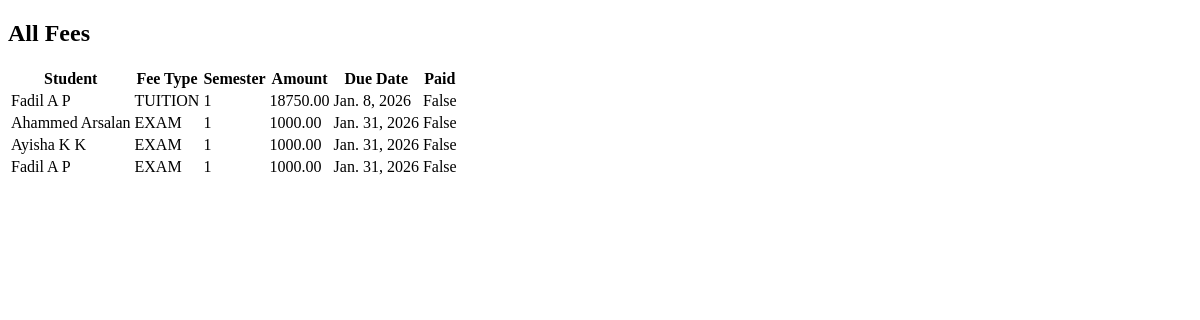
Page /fees/list/ on the earlier database version.
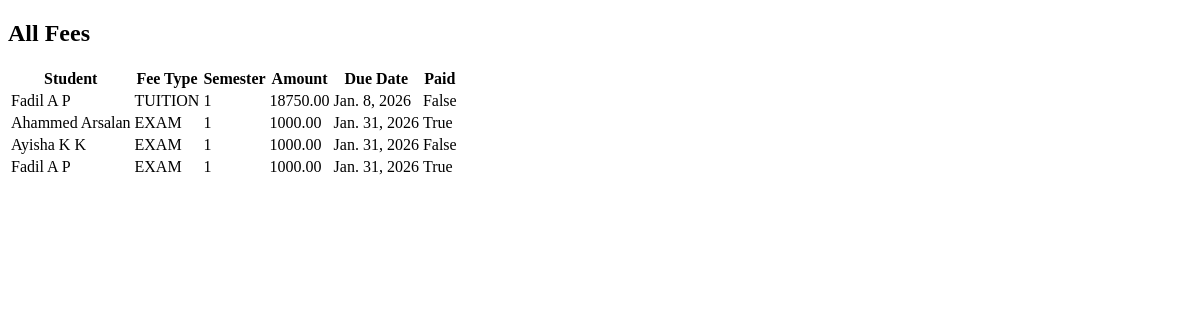
Same page on the later database version.
### fees/models.py (models this page shows, shortened)
class Fee(models.Model):
    student = models.ForeignKey(Student, on_delete=models.CASCADE)
    fee_type = models.CharField(max_length=50)
    semester = models.PositiveIntegerField(null=True, blank=True)
    amount = models.DecimalField(max_digits=8, decimal_places=2)
    due_date = models.DateField()
    is_paid = models.BooleanField(default=False)
    paypal_order_id = models.CharField(max_length=255, blank=True, null=True)
    paid_on = models.DateTimeField(null=True, blank=True)  # ✅ ADD THIS
    created_at = models.DateTimeField(auto_now_add=True)

### students/models.py (models this page shows, shortened)
class Student(models.Model):
    COURSE_CHOICES = (
        ('BCA', 'BCA'),
        ('BSC_CS', 'BSc Computer Science'),
        ('BSC_IT', 'BSc Information Technology'),
        ('BCOM', 'BCom'),
        ('BA', 'BA'),
    )
    user = models.OneToOneField(
        User,
        on_delete=models.CASCADE,
        related_name='student_profile',blank=True,null=True
    )
    course = models.CharField(max_length=20, choices=COURSE_CHOICES)
    SEMESTER_CHOICES = [
    (1, '1st Semester'),
    (2, '2nd Semester'),
    (3, '3rd Semester'),
    (4, '4th Semester'),
    (5, '5th Semester'),
    (6, '6th Semester'),
    ]
    semester = models.PositiveIntegerField(
        choices=SEMESTER_CHOICES,
        default=1
    )
    parent = models.OneToOneField(
        User,
        on_delete=models.CASCADE,
        related_name='parent_student',
        null=True,
        blank=True
    )
    first_name = models.CharField(max_length=50,blank=True)   # Student first name
    last_name = models.CharField(max_length=50,blank=True)    # Student last name
    father_name = models.CharField(max_length=100,blank=True)
    mother_name = models.CharField(max_length=100,blank=True)
    register_number = models.CharField(
        max_length=20,
        unique=True,blank=True
    )
    date_of_birth = models.DateField()
    profile_photo = models.ImageField(
        upload_to='student_profiles/',
        blank=True,
        null=True
    )
    parent_email = models.EmailField(blank=True, null=True)
    otp = models.CharField(max_length=6, blank=True, null=True)  # store OTP
    otp_created_at = models.DateTimeField(blank=True, null=True)  # store OTP timestamp

### fees/views.py (the view)
# urls.py: path('list/', views.fee_list, name='fee_list'),
def fee_list(request):
    from .models import Fee
    fees = Fee.objects.all()
    return render(request, 'fees/fee_list.html', {'fees': fees})

### templates/fees/fee_list.html
{% extends "base.html" %}
{% block content %}
<h2>All Fees</h2>
<table>
    <tr>
        <th>Student</th>
        <th>Fee Type</th>
        <th>Semester</th>
        <th>Amount</th>
        <th>Due Date</th>
        <th>Paid</th>
    </tr>
    {% for fee in fees %}
    <tr>
        <td>{{ fee.student.first_name }} {{ fee.student.last_name }}</td>
        <td>{{ fee.fee_type }}</td>
        <td>{{ fee.semester }}</td>
        <td>{{ fee.amount }}</td>
        <td>{{ fee.due_date }}</td>
        <td>{{ fee.is_paid }}</td>
    </tr>
    {% endfor %}
</table>
{% endblock %}

Differences in the rows shown:
changed Fee "Ahammed": is_paid "False" → "True"
changed Fee (number 4 of 4 on the later page): is_paid "False" → "True"
